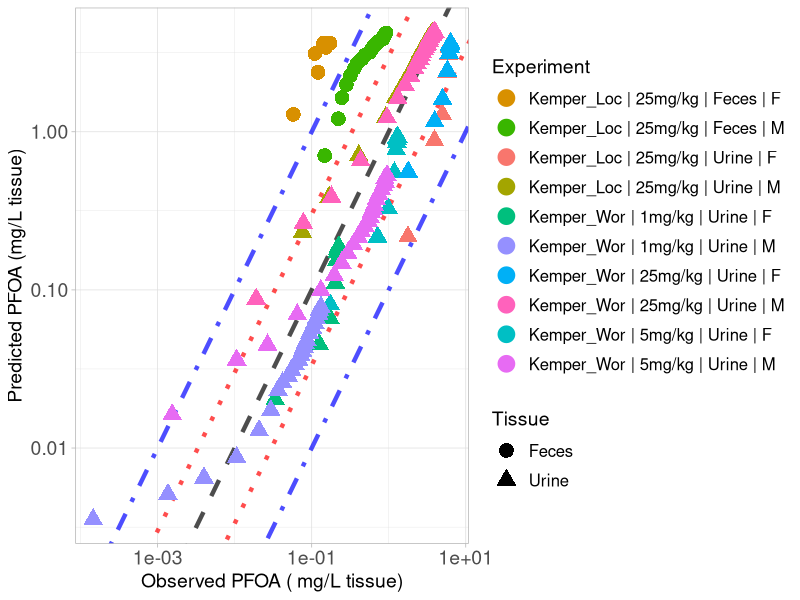

The R source for this figure:
library(ggplot2)

#setwd("C:/Users/ptsir/Documents/GitHub/PFAS_PBK_models/PFOA inhalation Rat/Validation/Validation_results")
setwd("C:/Users/dpjio/Documents/GitHub/PFAS_PBK_models/PFOA inhalation Rat/Validation/Validation_koff_09_lung_different_RAF_bile")

# Load Results 

# Results from Loccisano
Kemper_excreta_Loccisano_results <- read.csv("Kemper_2003_Excreta_Loccisano_results.csv", header = T)

Kemper_Urine_F_25_Loc <- Kemper_excreta_Loccisano_results[Kemper_excreta_Loccisano_results$Dose == 25 & 
                                             Kemper_excreta_Loccisano_results$Tissue  == "Urine" &
                                          Kemper_excreta_Loccisano_results$sex == "F", ]
Kemper_Urine_F_25_Loc$Experiment <- "Kemper_Loc | 25mg/kg | Urine | F"


Kemper_Feces_F_25_Loc <- Kemper_excreta_Loccisano_results[Kemper_excreta_Loccisano_results$Dose == 25 & 
                                              Kemper_excreta_Loccisano_results$Tissue  == "Feces" &
                                              Kemper_excreta_Loccisano_results$sex == "F", ]
Kemper_Feces_F_25_Loc$Experiment <- "Kemper_Loc | 25mg/kg | Feces | F"



Kemper_Urine_M_25_Loc <- Kemper_excreta_Loccisano_results[Kemper_excreta_Loccisano_results$Dose == 25 & Kemper_excreta_Loccisano_results$Tissue == "Urine" &
                                             Kemper_excreta_Loccisano_results$sex == "M", ]
Kemper_Urine_M_25_Loc$Experiment <- "Kemper_Loc | 25mg/kg | Urine | M"



Kemper_Feces_M_25_Loc <- Kemper_excreta_Loccisano_results[Kemper_excreta_Loccisano_results$Dose == 25 & Kemper_excreta_Loccisano_results$Tissue == "Feces" &
                                             Kemper_excreta_Loccisano_results$sex == "M", ]
Kemper_Feces_M_25_Loc$Experiment <- "Kemper_Loc | 25mg/kg | Feces | M"

#Results from Worley
Kemper_excreta_Worley_results <- read.csv("Kemper_2003_Excreta_Worley_results.csv", header = T)

Kemper_Urine_F_1_Wor <- Kemper_excreta_Worley_results[Kemper_excreta_Worley_results$Dose == 1 & 
                                                           Kemper_excreta_Worley_results$Tissue  == "Urine" &
                                                        Kemper_excreta_Worley_results$sex == "F", ]
Kemper_Urine_F_1_Wor$Experiment <- "Kemper_Wor | 1mg/kg | Urine | F"


Kemper_Urine_F_5_Wor <- Kemper_excreta_Worley_results[Kemper_excreta_Worley_results$Dose == 5 & 
                                                        Kemper_excreta_Worley_results$Tissue  == "Urine" &
                                                        Kemper_excreta_Worley_results$sex == "F", ]
Kemper_Urine_F_5_Wor$Experiment <- "Kemper_Wor | 5mg/kg | Urine | F"


Kemper_Urine_F_25_Wor <- Kemper_excreta_Worley_results[Kemper_excreta_Worley_results$Dose == 25 & 
                                                            Kemper_excreta_Worley_results$Tissue  == "Urine" &
                                                            Kemper_excreta_Worley_results$sex == "F", ]
Kemper_Urine_F_25_Wor$Experiment <- "Kemper_Wor | 25mg/kg | Urine | F"



Kemper_Urine_M_1_Wor <- Kemper_excreta_Worley_results[Kemper_excreta_Worley_results$Dose == 1 & 
                                                        Kemper_excreta_Worley_results$Tissue  == "Urine" &
                                                        Kemper_excreta_Worley_results$sex == "M", ]
Kemper_Urine_M_1_Wor$Experiment <- "Kemper_Wor | 1mg/kg | Urine | M"


Kemper_Urine_M_5_Wor <- Kemper_excreta_Worley_results[Kemper_excreta_Worley_results$Dose == 5 & 
                                                        Kemper_excreta_Worley_results$Tissue  == "Urine" &
                                                        Kemper_excreta_Worley_results$sex == "M", ]
Kemper_Urine_M_5_Wor$Experiment <- "Kemper_Wor | 5mg/kg | Urine | M"


Kemper_Urine_M_25_Wor <- Kemper_excreta_Worley_results[Kemper_excreta_Worley_results$Dose == 25 & 
                                                         Kemper_excreta_Worley_results$Tissue  == "Urine" &
                                                         Kemper_excreta_Worley_results$sex == "M", ]
Kemper_Urine_M_25_Wor$Experiment <- "Kemper_Wor | 25mg/kg | Urine | M"


Experiment <- scales::hue_pal()(10)

names(Experiment) <- unique(c( Kemper_Urine_F_25_Loc$Experiment, Kemper_Feces_F_25_Loc$Experiment,
                               Kemper_Urine_M_25_Loc$Experiment,Kemper_Feces_M_25_Loc$Experiment,
                               Kemper_Urine_F_1_Wor$Experiment, Kemper_Urine_F_5_Wor$Experiment, 
                               Kemper_Urine_F_25_Wor$Experiment, Kemper_Urine_M_1_Wor$Experiment,
                               Kemper_Urine_M_5_Wor$Experiment, Kemper_Urine_M_25_Wor$Experiment))



scatter_plot <- ggplot()+
  geom_abline(intercept = log10(1), slope = 1, linetype = "dashed", color = "black", linewidth = 1.5, alpha = 0.7) +  # Identity line in log10 scale
  geom_abline(intercept = log10(3), slope = 1, linetype = "dotted", color = "red", linewidth = 1.5, alpha = 0.7) +  # +3-fold error line
  geom_abline(intercept = log10(1/3), slope = 1, linetype = "dotted", color = "red", linewidth = 1.5, alpha = 0.7) +  # -3-fold error line
  geom_abline(intercept = log10(10), slope = 1, linetype = "dotdash", color = "blue", linewidth = 1.5, alpha = 0.7) +  # +10-fold error line
  geom_abline(intercept = log10(1/10), slope = 1, linetype = "dotdash", color = "blue", linewidth = 1.5, alpha = 0.7) +  # -10-fold error line
  geom_point(data = Kemper_Urine_F_25_Loc, aes(x=Observed, y=Predicted, color = Experiment, shape = Tissue), size=4, stroke = 1.5)+
  geom_point(data = Kemper_Feces_F_25_Loc, aes(x=Observed, y=Predicted, color = Experiment, shape = Tissue), size=4, stroke = 1.5)+
  geom_point(data = Kemper_Urine_M_25_Loc, aes(x=Observed, y=Predicted, color = Experiment, shape = Tissue), size=4, stroke = 1.5)+
  geom_point(data = Kemper_Feces_M_25_Loc, aes(x=Observed, y=Predicted, color = Experiment, shape = Tissue), size=4, stroke = 1.5)+
  geom_point(data = Kemper_Urine_F_1_Wor, aes(x=Observed, y=Predicted, color = Experiment, shape = Tissue), size=4, stroke = 1.5)+
  geom_point(data = Kemper_Urine_F_5_Wor, aes(x=Observed, y=Predicted, color = Experiment, shape = Tissue), size=4, stroke = 1.5)+
  geom_point(data = Kemper_Urine_F_25_Wor, aes(x=Observed, y=Predicted, color = Experiment, shape = Tissue), size=4, stroke = 1.5)+
  geom_point(data = Kemper_Urine_M_1_Wor, aes(x=Observed, y=Predicted, color = Experiment, shape = Tissue), size=4, stroke = 1.5)+
  geom_point(data = Kemper_Urine_M_5_Wor, aes(x=Observed, y=Predicted, color = Experiment, shape = Tissue), size=4, stroke = 1.5)+
  geom_point(data = Kemper_Urine_M_25_Wor, aes(x=Observed, y=Predicted, color = Experiment, shape = Tissue), size=4, stroke = 1.5)+
  scale_y_log10()+
  scale_x_log10()+
  scale_color_manual(values = Experiment)+
  theme(legend.spacing.y = unit(1, 'cm')) +
  guides(fill = guide_legend(byrow = TRUE))+
  theme_light()+
  labs(y = "Predicted PFOA (mg/L tissue)",
       x = "Observed PFOA ( mg/L tissue)")+
  theme(plot.title = element_text(hjust = 0.5),
        legend.key.size = unit(0.75, 'cm'),  
        legend.title = element_text(size=14),
        legend.text = element_text(size=12,  hjust = 0),
        axis.text = element_text(size = 14),
        axis.title = element_text(size = 14),
        )

#print(scatter_plot)

ggsave("validation_plot_PFOA_excreta.png", scatter_plot, width = 11, height = 7, units = "in", dpi = 300)
